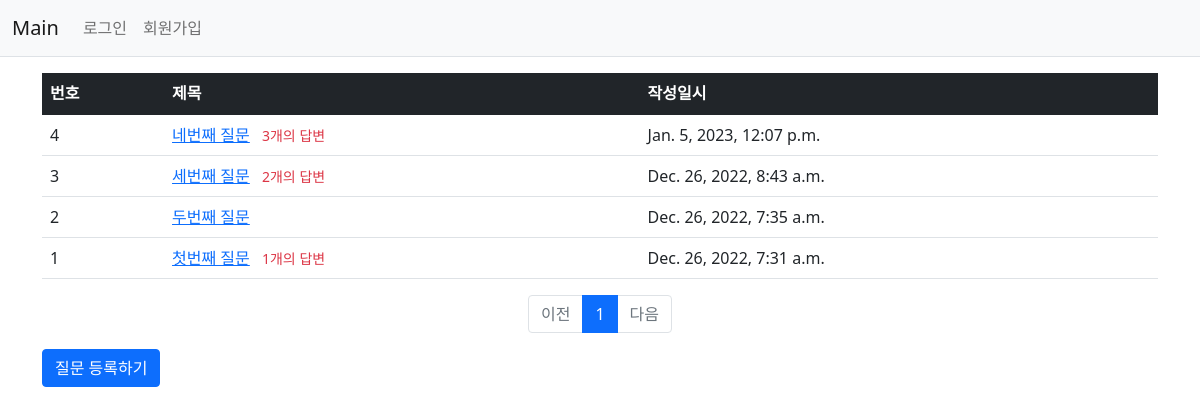
The page / on the database its author committed.
### Main/models.py (models this page shows, shortened)
class Question(models.Model):
    subject = models.CharField(max_length=200)
    content = models.TextField()
    create_date = models.DateTimeField()

### Main/views.py (the view)
# urls.py: path('', views.index, name='index'),  # '/' 에 해당되는 path
def index(request):
    page = request.GET.get('page', '1')  # 페이지
    question_list = Question.objects.order_by('-create_date')
    paginator = Paginator(question_list, 10)  # 페이지당 10개씩 보여주기
    page_obj = paginator.get_page(page)
    context = {'question_list': page_obj}
    return render(request, 'question_list.html', context)

### Main/templatetags/list_filter.py (called while the page is built)
@register.filter
def sub(value, arg):
    return value - arg

### Main/templates/question_list.html
{% extends 'base.html' %}
{% load list_filter %}
{% block content %}
<div class="container my-3">
    <table class="table">
        <thead>
        <tr class="table-dark">
            <th>번호</th>
            <th>제목</th>
            <th>작성일시</th>
        </tr>
        </thead>
        <tbody>
        {% if question_list %}
        {% for question in question_list %}
        <tr>
            <td>
                {{ question_list.paginator.count|sub:question_list.start_index|sub:forloop.counter0|add:1 }}
            </td>
            <td>
                <a href="{% url 'detail' question.id %}">{{ question.subject }}</a>
                {% if question.answer_set.count > 0 %}
                <span class="text-danger small mx-2">{{ question.answer_set.count }}개의 답변</span>
                {% endif %}
            </td>
            <td>{{ question.create_date }}</td>
        </tr>
        {% endfor %}
        {% else %}
        <tr>
            <td colspan="3">질문이 없습니다.</td>
        </tr>
        {% endif %}
        </tbody>
    </table>
    <ul class="pagination justify-content-center">
        {% if question_list.has_previous %}
        <li class="page-item">
            <a class="page-link" href="?page={{ question_list.previous_page_number }}">이전</a>
        </li>
        {% else %}
        <li class="page-item disabled">
            <a class="page-link" tabindex="-1" aria-disabled="true" href="#">이전</a>
        </li>
        {% endif %}
        {% for page_number in question_list.paginator.page_range %}
        {% if page_number >= question_list.number|add:-5 and page_number <= question_list.number|add:5 %}
        {% if page_number == question_list.number %}
        <li class="page-item active" aria-current="page">
            <a class="page-link" href="?page={{ page_number }}">{{ page_number }}</a>
        </li>
        {% else %}
        <li class="page-item">
            <a class="page-link" href="?page={{ page_number }}">{{ page_number }}</a>
        </li>
        {% endif %}
        {% endif %}
        {% endfor %}
        {% if question_list.has_next %}
        <li class="page-item">
            <a class="page-link" href="?page={{ question_list.next_page_number }}">다음</a>
        </li>
        {% else %}
        <li class="page-item disabled">
            <a class="page-link" tabindex="-1" aria-disabled="true" href="#">다음</a>
        </li>
        {% endif %}
    </ul>
    <a href="{% url 'question_create' %}" class="btn btn-primary">질문 등록하기</a>
</div>
{% endblock %}

### rows shown on the page
Question: paginator.count|sub "4", subject "네번째 질문", answer_set.count "3", create_date "Jan. 5, 2023, 12:07 p.m."
Question: paginator.count|sub "3", subject "세번째 질문", answer_set.count "2", create_date "Dec. 26, 2022, 8:43 a.m."
Question: paginator.count|sub "2", subject "두번째 질문", create_date "Dec. 26, 2022, 7:35 a.m."
Question: paginator.count|sub "1", subject "첫번째 질문", answer_set.count "1", create_date "Dec. 26, 2022, 7:31 a.m."

### other values the page prints
{{ page_number }} "1"
